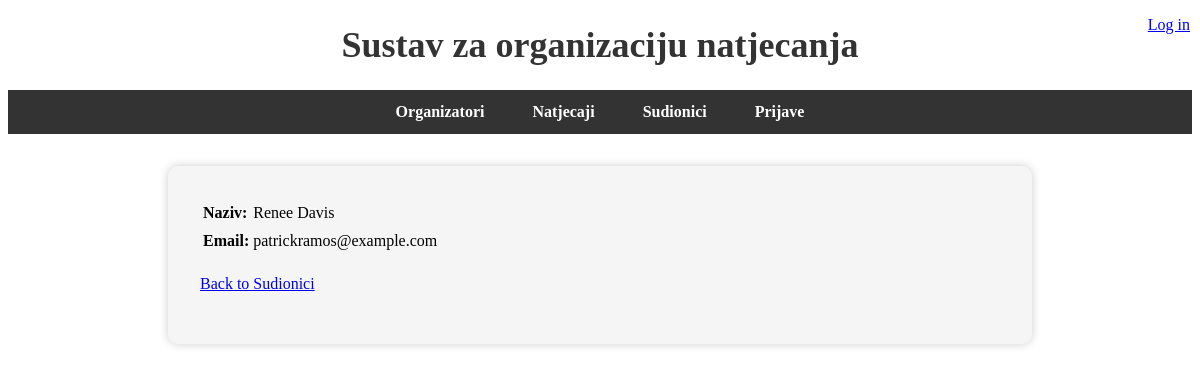
The page /sudionici/15/ on the database its author committed.
### main/models.py (models this page shows, shortened)
class Sudionik(models.Model):
    sudionik_naziv = models.CharField(max_length=255)
    sudionik_email = models.EmailField()

### main/views.py (the view)
# urls.py: path('sudionici/<int:pk>/', views.sudionik_detail, name='sudionik_detail'),
def sudionik_detail(request, pk):
    sudionik = get_object_or_404(Sudionik, pk=pk)
    return render(request, 'sudionici/sudionik_detail.html', {'sudionik': sudionik})

### templates/sudionici/sudionik_detail.html
{% extends "index.html" %}
{% block content %}
<table style="text-align: left;">
  <tr>
    <th>Naziv: </th>
    <td>{{ sudionik.sudionik_naziv }}</td>
  </tr>
  <tr>
    <th>Email: </th>
    <td>{{ sudionik.sudionik_email }}</td>
  </tr>
</table>
<p><a href="{% url 'sudionik_list' %}">Back to Sudionici</a></p>
{% endblock %}

### rows shown on the page
Sudionik: sudionik_naziv "Renee Davis", sudionik_email "patrickramos@example.com"
